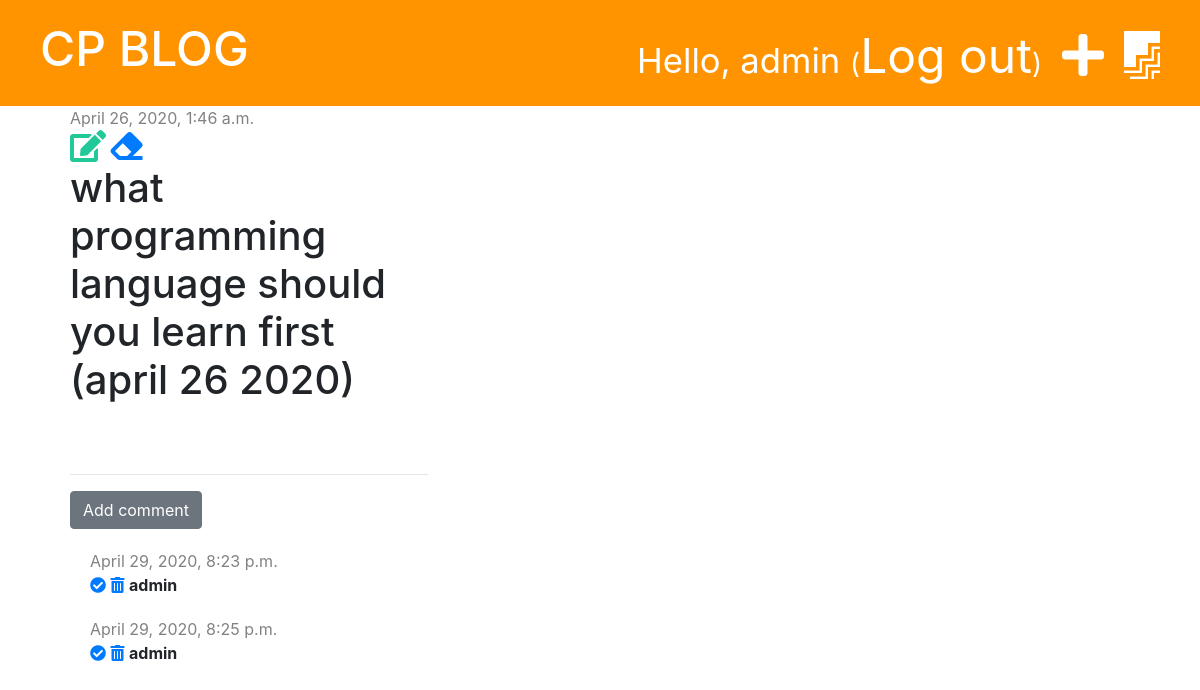
The app's page /post/1/ (signed in) with its own data.
### blog/models.py (models this page shows, shortened)
class Post(models.Model):
    author = models.ForeignKey('auth.User', on_delete=models.CASCADE)
    title = models.CharField(max_length=200)
    text = models.TextField()
    created_date = models.DateTimeField(default=timezone.now)
    published_date = models.DateTimeField(blank=True, null=True)

class Comment(models.Model):
    post = models.ForeignKey('blog.Post', on_delete=models.CASCADE, related_name='comments')
    author = models.CharField(max_length=200)
    text = models.TextField()
    created_date = models.DateTimeField(default=timezone.now)
    approved = models.BooleanField(default=False)

### blog/views.py (the view)
# urls.py: path('post/<int:pk>/', views.post_detail, name='post_detail'),
def post_detail(request, pk):
    post = get_object_or_404(Post, pk=pk)
    stuff_for_frontend = {'post': post}
    return render(request, 'blog/post_detail.html', stuff_for_frontend)

### blog/templatetags/markdownify.py (called while the page is built)
@register.filter
def markdown(value):
    renderer = HighlightRenderer()
    markdown = mistune.Markdown(renderer=renderer)
    return markdown(value)

### blog/templates/blog/post_detail.html (shortened to what this page needs)
{% extends 'blog/base.html' %}
{% load markdownify %}
{% block content %}
    <div class="post">
        {% if post.published_date %}
            <div class="date">
                {{ post.published_date }}
            </div>
            {% else %}
            <a href="{% url 'post_publish' pk=post.pk %}" class="btn btn-primary">Publish</a>
        {% endif %}
    {% if user.is_authenticated %}
        <a href="{% url 'post_edit' pk=post.pk %}"><i class="fas fa-edit fa-2x" style="color: #20c997;"></i></a>
    {% endif %}
    <a href="{% url 'post_delete' pk=post.pk %}" class=""btn btn-dnager"
        onclick="return confirm('Are you sure you want to delete this post?')">
        <i class="fas fa-eraser fa-2x"></i></a>
        <h1>{{ post.title }}</h1>
    </div>
    <hr>
    <a href="{% url 'add_comment_to_post' pk=post.pk %}" class="btn btn-secondary">Add comment</a>
    {% for comment in post.comments.all %}
        {% if user.is_authenticated or comment.approved %}
            <div class="comment">
                <div class="date">
                    {{ comment.created_date }}
                </div>
                {% if not comment.approved and user.is_superuser %}
                    <a href="{% url 'comment_approve' pk=comment.pk %}"><i class="fas fa-check-circle"></i></a>
                    <a href="{% url 'comment_remove' pk=comment.pk %}"><i class="fas fa-trash-alt"></i></a>
                {% endif %}
                <strong>{{ comment.author }}</strong>
            </div>
        {% endif %}
        {% empty %}
        <p>No comments yet...</p>
    {% endfor %}
{% endblock %}

### blog/templates/blog/base.html (shortened to what this page needs)
{% load static %}
<!DOCTYPE html>
<html lang="en">
<head>
    <link rel="stylesheet" href="https://stackpath.bootstrapcdn.com/bootstrap/4.4.1/css/bootstrap.min.css">
    <link rel="stylesheet" href="{% static 'css/blog.css' %}">
    <link rel="stylesheet" href="https://use.fontawesome.com/releases/v5.13.0/css/all.css">
    <link rel="stylesheet" href="{% static 'css/zenburn.css' %}">
</head>
<body>
<div class="page-header">
    {% if user.is_authenticated %}
        <a href="{% url 'post_draft_list' %}" class="top-menu"><i class="fab fa-firstdraft"></i></a>
        <a href="{% url 'post_new' %}" class="top-menu"><i class="fas fa-plus"></i></a>
        <p class="top-menu">Hello, {{ user.username }} <small>(<a href="{% url 'logout' %}">Log out</a>)</small></p>
    {% else %}
        <a href="{% url 'login' %}" class="top-menu"><i class="fas fa-sign-in-alt"></i></a>
    {% endif %}
    <h1><a href="/">CP BLOG</a></h1>
</div>
<div class="content container">
    <div class="row">
        <div class="col-md-8">
            {% block content %}
            {% endblock %}
        </div>
    </div>
</div>
</body>
</html>

### blog/static/css/blog.css (style rules this page uses)
.page-header { background-color: #ff9400; margin-top: 0; padding: 20px 20px 20px 40px; }
.page-header h1, .page-header a { color: #ffffff; font-size: 36pt; text-decoration: none; }
.content { margin-left: 40px; }
.date { color: #828282; }
.post { margin-bottom: 70px; }
.top-menu { color: #ffffff; float: right; font-size: 26pt; margin-right: 20px; }
.comment { margin: 20px 0px 20px 20px; }

### records on screen
Post: published_date "April 26, 2020, 1:46 a.m.", title "what programming language should you learn first (april 26 2020)"
Comment: created_date "April 29, 2020, 8:23 p.m.", approved False (drawn), author "admin"
Comment: created_date "April 29, 2020, 8:25 p.m.", approved False (drawn), author "admin"

### other values on screen
{{ user.username }} "admin"
